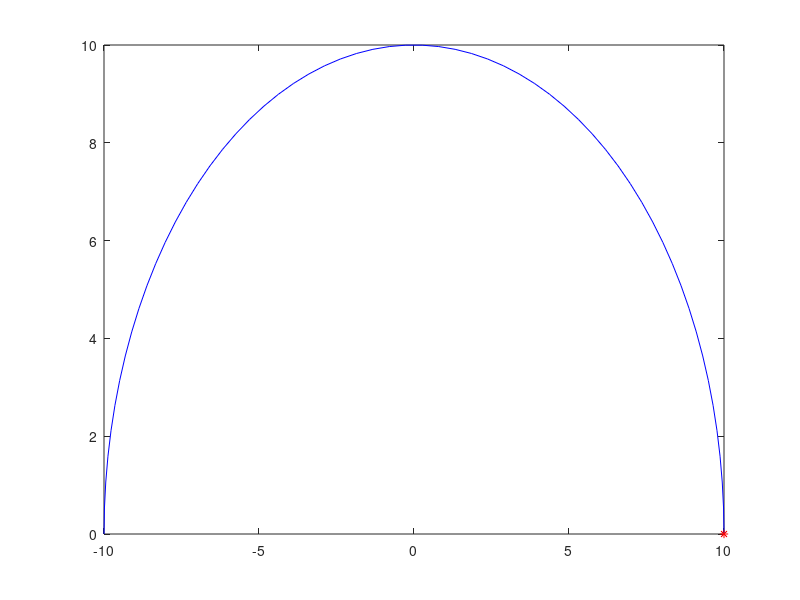

MATLAB code to generate this figure:
% semi-circle from 0 to 180 degrees
clc; clear all; clf; %clf is clear figure
r = 10;
thetaArray = linspace(pi,0,60);
lengthOfThetaArray = length(thetaArray);
xArray = zeros(lengthOfThetaArray,1);
yArray = zeros(lengthOfThetaArray,1);

%complete path
for index=1:1:lengthOfThetaArray
    theta = thetaArray(index);
    x = r*cos(theta);
    y = r*sin(theta);
    xArray(index) = x;
    yArray(index) = y;    
end

%Current position/displacement
figure(1)
axis([-4*r 4*r -4*r 4*r])
grid on;
for index=1:1:lengthOfThetaArray
    theta = thetaArray(index);
    x = r*cos(theta);
    y = r*sin(theta);
    plot(xArray,yArray,'b',x, y, 'r*');
    drawnow;
    %pause(0.01);
end

